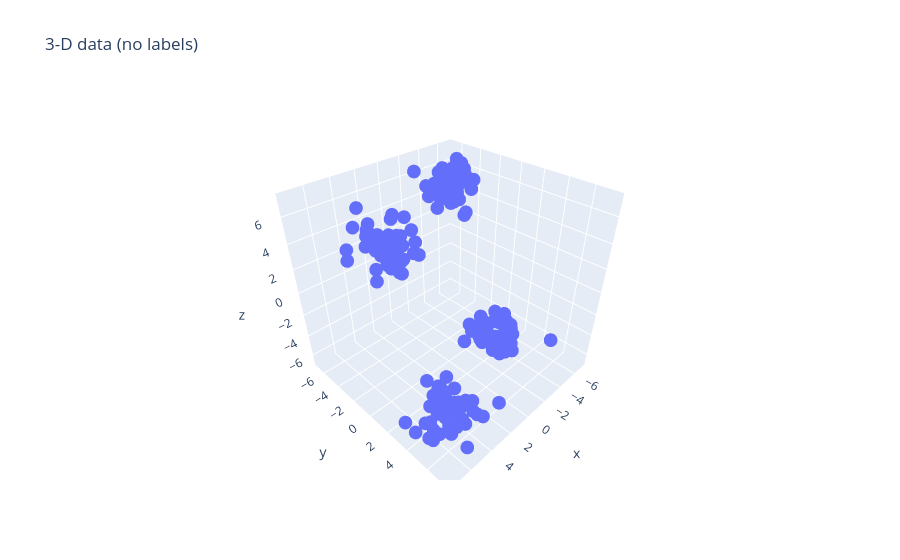

Notebook code for this chart:
### Code cell
import plotly.express as px

fig = px.scatter_3d(x=X3[:, 0], y=X3[:, 1], z=X3[:, 2], title='3-D data (no labels)')
fig.show()

### Figure 1 — Plotly figure (JSON) as saved in the notebook; plotly's stock layout.template omitted (floating-point values rounded to 4 significant figures; data arrays with more than 128 entries replaced by an {"elided": "..."} marker saying what was removed)
{"data": [{"hovertemplate": "x=%{x}<br>y=%{y}<br>z=%{z}<extra></extra>", "legendgroup": "", "marker": {"color": "#636efa", "symbol": "circle"}, "mode": "markers", "name": "", "scene": "scene", "showlegend": false, "type": "scatter3d", "x": {"elided": "200 float values"}, "y": {"elided": "200 float values"}, "z": {"elided": "200 float values"}}], "layout": {"legend": {"tracegroupgap": 0}, "scene": {"domain": {"x": [0.0, 1.0], "y": [0.0, 1.0]}, "xaxis": {"title": {"text": "x"}}, "yaxis": {"title": {"text": "y"}}, "zaxis": {"title": {"text": "z"}}}, "title": {"text": "3-D data (no labels)"}}}
